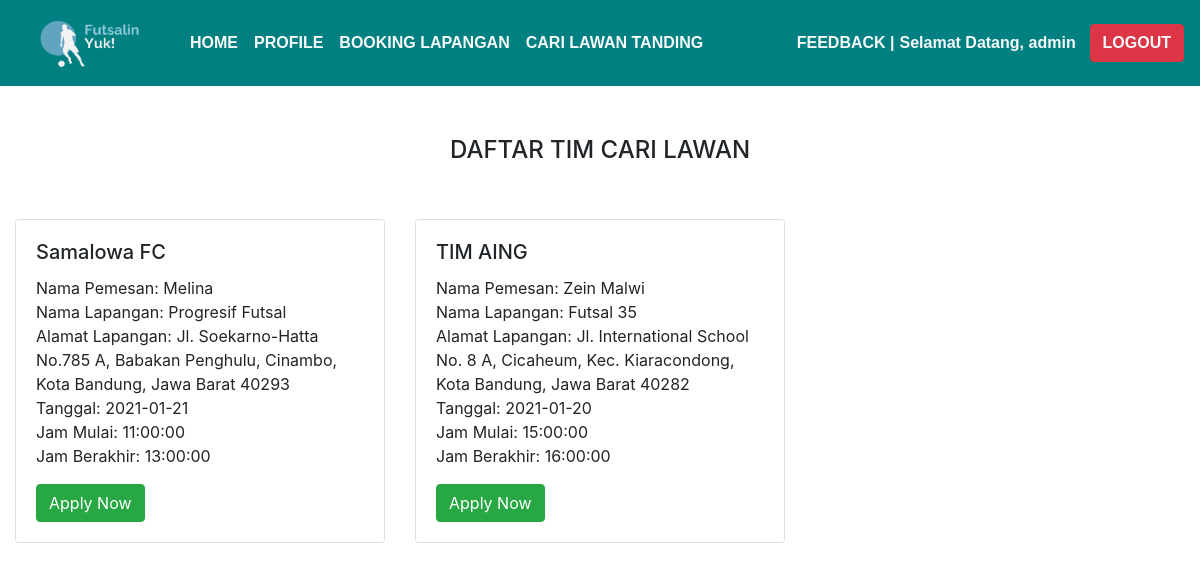
The app's page /orders/index1.php (signed in) with its own data.
### tables this page shows
CREATE TABLE `orders` (
  `id` int(11) NOT NULL,
  `user_id` int(100) NOT NULL,
  `nama_pemesan` varchar(255) DEFAULT NULL,
  `nama_tim` varchar(250) DEFAULT NULL,
  `no_pemesan` varchar(200) DEFAULT NULL,
  `nama_lapangan` varchar(255) DEFAULT NULL,
  `alamat_lapangan` text DEFAULT NULL,
  `tanggal` date DEFAULT NULL,
  `jam_mulai` time DEFAULT NULL,
  `jam_berakhir` time DEFAULT NULL,
  `carilawan` varchar(200) DEFAULT NULL,
  `biaya` int(11) DEFAULT NULL,
  `status` varchar(100) NOT NULL,
  `no_penantang` varchar(200) NOT NULL,
  `status_booking` varchar(200) NOT NULL,
  `no_pembayaran` varchar(100) NOT NULL,
  `status_pembayaran` varchar(100) NOT NULL
);

### orders/index1.php (the view, shortened to what this page needs)
<?php
include '../config/connection.php';
$query = mysqli_query($conn, "SELECT * FROM orders WHERE carilawan='Ya'");
?>
<!DOCTYPE html>
<html lang="en">
<head>
    <link rel="stylesheet" href="https://cdn.jsdelivr.net/npm/bootstrap@4.5.3/dist/css/bootstrap.min.css">
    <link href="//maxcdn.bootstrapcdn.com/font-awesome/4.7.0/css/font-awesome.min.css" rel="stylesheet">
</head>
<body>
        <nav class="navbar navbar-expand-sm" style="background-color: teal;">
            <a class="navbar-brand"><img src="../assets/img/logo.png" height="60px" width="150px"></a>
  <div class="collapse navbar-collapse" id="navbarSupportedContent">
    <ul class="navbar-nav mr-auto">
      <li class="nav-item">
      <a class="nav-link text-light" style="font-family: Arial; font-weight: bold;" href="../home.php">HOME <span class="sr-only">(current)</span></a>
                    </li>
                    <li class="nav-item">
                        <a class="nav-link text-light"  style="font-family: Arial; font-weight: bold;"  href="profile.php">PROFILE</a>
                    </li>
                     <li class="nav-item">
                        <a class="nav-link text-light"  style="font-family: Arial; font-weight: bold;"  href="index.php">BOOKING LAPANGAN</a>
                    </li>
                     <li class="nav-item">
                        <a class="nav-link text-light"  style="font-family: Arial; font-weight: bold;"  href="index1.php">CARI LAWAN TANDING</a>
                    </li>
    </ul>
    <a class="nav-link text-light" style="font-family: Arial; font-weight: bold; padding-right:5px;" href="feedback.php">FEEDBACK | </a>
    <span class="navbar-text text-light"  style="font-family: Arial; font-weight: bold;" >Selamat Datang, </span>
    <a class="nav-item" style="color:teal;">.</a>
    <a class="nav-item text-light"  style="font-family: Arial; font-weight: bold;" ><?= $_SESSION["nama"] ?></a>
    <a class="nav-item" style="color:teal;">...</a>
    <a class="btn btn-danger my-2 my-sm-0 text-light"  style="font-family: Arial; font-weight: bold;"   href="../Login/logout.php">LOGOUT</a>
  </div>
</nav>
			<div class="col-md-12" style="margin-top: 50px;">
					<h4 class="text-center">DAFTAR TIM CARI LAWAN</h4>
					<div class="row mt-3">
						<?php while($data = mysqli_fetch_array($query)){ ?>
							<div class="col-md-4" style="padding-top:1cm;">
								<div class="card">
									<div class="card-body">
										<h5 class="card-title"><?php echo $data['nama_tim'] ?></h5>
										<p class="card-text">
											Nama Pemesan: <?php echo $data['nama_pemesan'] ?>
                      <br>
											Nama Lapangan: <?php echo $data['nama_lapangan'] ?>
											<br>
											Alamat Lapangan: <?php echo $data['alamat_lapangan'] ?>
                      <br>
											Tanggal: <?php echo $data['tanggal'] ?>
                      <br>
											Jam Mulai: <?php echo $data['jam_mulai'] ?>
                      <br>
											Jam Berakhir: <?php echo $data['jam_berakhir'] ?>
										</p>
										<a href="index2.php?id=<?php echo $data['id'] ?>" class="btn btn-success">Apply Now</a>
									</div>
								</div>
							</div>
						<?php } ?>
					</div>
			</div>
</body>
</html>

### records on screen
orders: nama_tim "Samalowa FC", nama_pemesan "Melina", nama_lapangan "Progresif Futsal", alamat_lapangan "Jl. Soekarno-Hatta No.785 A, Babakan Penghulu, Cinambo, Kota Bandung, Jawa Barat 40293", tanggal "2021-01-21", jam_mulai "11:00:00", jam_berakhir "13:00:00"
orders: nama_tim "TIM AING", nama_pemesan "Zein Malwi", nama_lapangan "Futsal 35", alamat_lapangan "Jl. International School No. 8 A, Cicaheum, Kec. Kiaracondong, Kota Bandung, Jawa Barat 40282", tanggal "2021-01-20", jam_mulai "15:00:00", jam_berakhir "16:00:00"

### other values on screen
$_SESSION["nama"] "admin"
